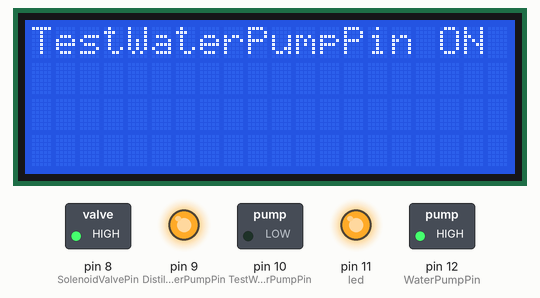
Recording of a sketch running on a simulated Arduino Uno, built with avr-gcc and run on an emulated ATmega328P. Shown: 20×4 character LCD, switched loads named in the sketch (green lamp = pin HIGH), output pins drawn as LEDs (lit = HIGH). What the sketch prints to the serial monitor is not drawn.

Above: at 0.1 s.
At 20.2 s:
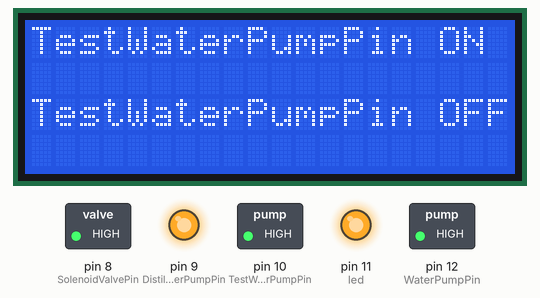
At 30.2 s:
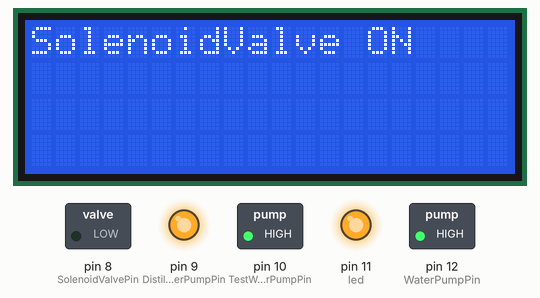
At 55.2 s:
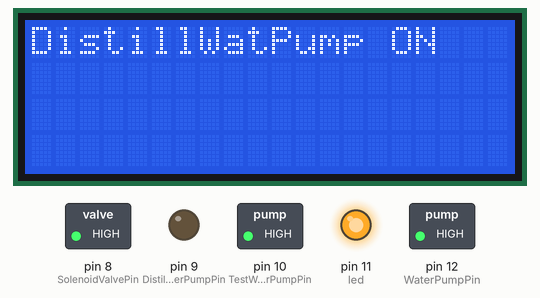
At 75.2 s:
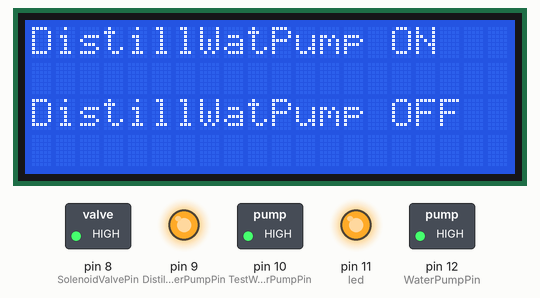
At 120.3 s:
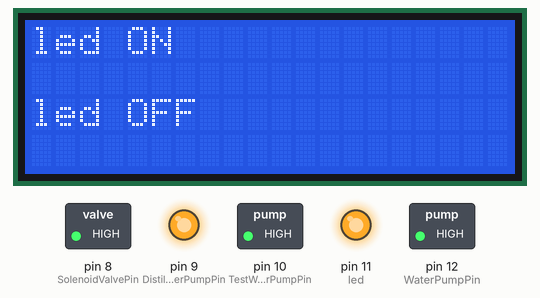
Timing chart, 0 to 121.8 s (numbered marks = the images above):
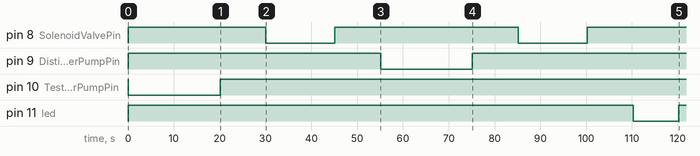

Measured:
- by itself, pin 8 (SolenoidValvePin): alternates HIGH for 40.1 s and LOW for 15.0 s
- by itself, pin 9 (DistilledWaterPumpPin): HIGH → LOW at 55.2 s, → HIGH 20.0 s later
- by itself, pin 10 (TestWaterPumpPin): HIGH → LOW at 0.08 s, → HIGH 20.0 s later
- by itself, pin 11 (led): HIGH → LOW at 110 s, → HIGH 10.0 s later
- what the display in image 1 shows lasts 10.0 s, from 20.1 s to 30.1 s
- what the display in image 2 shows lasts 15.0 s, from 30.1 s to 45.1 s
- what the display in image 3 shows lasts 20.0 s, from 55.2 s to 75.2 s

The sketch:

13.3.Actuators_Test3_True_Passive_Mode_.ino
```cpp
//This code is useful when we want to run our entire RAS system in complete Passive Mode without any Sensors,ML model for DO prediction and IOT module.

#define TestWaterPumpPin 10  //Pin connected 5V water pump which is used for Testing Tank
#define DistilledWaterPumpPin 9  // Pin connected to 5V water connected which is used with distilled water to clean the sensors.
#define SolenoidValvePin 8    // Pin connected to 5V Solenoid (which is actually a water pump which is used as a virtual Solenoid)
//#define biofilter 9  //Pin connected to 3V aerator which is connected to BioSponge(acts as aerator+biofilter)
//#define aerator 10  //Pin connected to 9V aerator
#define led 11  //Pin connected to 9V Led bulbs
#define WaterPumpPin 12       // Pin connected to 12V water pump for Recirculation form Fish Tank to Biological Filter and Mechanical Filter(We made a single Filter which filters both Mechanical and Biological waste due to budget constrain)


#include <LiquidCrystal_I2C.h>
LiquidCrystal_I2C lcd(0x27, 20, 4); // I2C address 0x27, 20 column and 4 rows


void setup() {  // put your setup code here, to run once:
  pinMode(TestWaterPumpPin, OUTPUT);
  pinMode(DistilledWaterPumpPin, OUTPUT);
  pinMode(SolenoidValvePin, OUTPUT);
  //pinMode(biofilter, OUTPUT);
  //pinMode(aerator, OUTPUT);
  //digitalWrite(aerator, LOW);  //We use LOW transmitter relay,so it sends electricity when digitalWrite is LOW
  pinMode(led,OUTPUT);
  pinMode(WaterPumpPin, OUTPUT);

  digitalWrite(SolenoidValvePin, HIGH);
  digitalWrite(DistilledWaterPumpPin, HIGH);
  digitalWrite(TestWaterPumpPin, HIGH);
  digitalWrite(led, HIGH);
  digitalWrite(WaterPumpPin, HIGH);


  Serial.begin(9600);       //Initialize the serial monitor
  Serial.println("Ready");  //Test the serial monitor

  lcd.init(); // initialize the lcd
  lcd.backlight();

}


void loop() {   // put your main code here, to run repeatedly:

// Code for running all Actuators of RAS system after a fixed time interval.

    lcd.print("TestWaterPumpPin ON ");
    digitalWrite(TestWaterPumpPin, LOW);  // Turn on the water pump
    delay(20000);  // Wait for 20 seconds  as calculated from the reading taken at the time of testing
    lcd.print("TestWaterPumpPin OFF");
    digitalWrite(TestWaterPumpPin, HIGH);   // Turn off the water pump
    delay(10000);
    lcd.clear();

    lcd.print("SolenoidValve ON    ");
    digitalWrite(SolenoidValvePin, LOW);
    delay(15000);  // Wait for 20 seconds  as calculated from the reading taken at the time of testing
    lcd.print("SolenoidValve OFF   ");
    digitalWrite(SolenoidValvePin, HIGH);   // Turn off the water pump
    delay(10000);
    lcd.clear();


    lcd.print("DistillWatPump ON   ");
    digitalWrite(DistilledWaterPumpPin, LOW);  // Turn on the water pump
    delay(20000);  // Wait for 20 seconds  as calculated from the reading taken at the time of testing
    lcd.print("DistillWatPump OFF  ");
    digitalWrite(DistilledWaterPumpPin, HIGH);   // Turn off the water pump
    delay(10000);
    lcd.clear();


    lcd.print("SolenoidValve ON    ");
    digitalWrite(SolenoidValvePin, LOW);
    delay(15000);  // Wait for 20 seconds  as calculated from the reading taken at the time of testing
    lcd.print("SolenoidValve OFF   ");
    digitalWrite(SolenoidValvePin, HIGH);   // Turn off the water pump
    delay(10000);
    lcd.clear();


    lcd.print("led ON              ");
    digitalWrite(led, LOW);
    delay(10000);  // Wait for 20 seconds  as calculated from the reading taken at the time of testing
    lcd.print("led OFF             ");
    digitalWrite(led, HIGH);   // Turn off the water pump
    delay(10000);
    lcd.clear();

    lcd.print("WaterPumpPin ON     ");
    digitalWrite(WaterPumpPin, LOW);
    delay(40000);  // Wait for 20 seconds  as calculated from the reading taken at the time of testing
    lcd.print("WaterPumpPin OFF    ");
    digitalWrite(WaterPumpPin, HIGH);   // Turn off the water pump
    delay(10000);
    lcd.clear();
}
```
